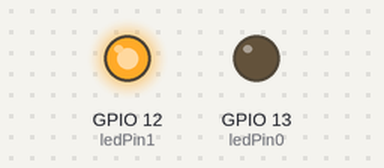
Recording of a sketch running on a simulated ESP8266 (NodeMCU). On the bench: output pins drawn as LEDs (lit = HIGH). WiFi joins after 1.5 s; servers stay silent unless stated; what the sketch prints to the serial monitor is not drawn.

Above: at 0.1 s.
At 1.6 s:
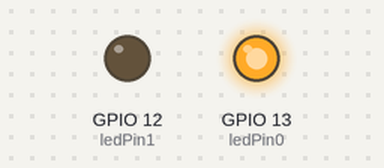
Timing chart, 0 to 3.1 s (numbered marks = the images above):
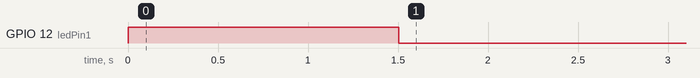

The sketch:

Bulbe.ino
```cpp
#include<ESP8266WiFi.h>

const char* ssid="TD";
const char* password="tdC141csc801";

int ledPin0 =13;
int ledPin1 =12;

void Connected(int i){
  if(i==0){
  digitalWrite(ledPin0,LOW);
  digitalWrite(ledPin1,HIGH);
  Serial.println("Not Connected");
  }else if(i==1){
  digitalWrite(ledPin0,HIGH);
  digitalWrite(ledPin1,LOW);
  Serial.println("Connected");
  }
}

void setup() {
  pinMode(ledPin0,OUTPUT);
  pinMode(ledPin1,OUTPUT);
  Connected(0);

  Serial.begin(115200);
  Serial.println();
  Serial.print("WiFi connecting to : ");
  Serial.println(ssid);

  WiFi.begin(ssid,password);

  Serial.println();
  Serial.print("Connecting");

  while(WiFi.status() != WL_CONNECTED){
      delay(500);
      Serial.print(".");
    }
    Connected(1);
//    digitalWrite(ledPin , HIGH);
    Serial.println();

    Serial.println("WiFi Connected Success !");
    Serial.println("NodeMCU IP Address : ");
    Serial.println(WiFi.localIP());
}

void loop() {
 if(WiFi.status() != WL_CONNECTED){
  Connected(0);
 }else{
  Connected(1);
 }
 delay(200);
}
```
